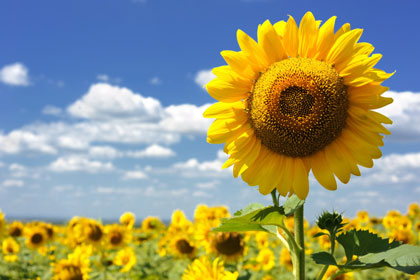
#> input picture 1207機器/flower.jpg, 420 x 280 px
$ python '07遮罩.py'
#> lines starting #> are read from the running program, lines starting #| are printed output that depends on the picture; after the words box and inside, x2 and y2 are one past the last pixel; in counts of white or black regions, pixels touching at a corner belong together
# -*- coding: utf-8 -*-
"""
Created on Tue Dec  7 21:08:45 2021

@author: USER
"""
import cv2
import numpy as np
img=cv2.imread('flower.jpg')
#> img is the input picture: shape (280, 420, 3); mean B, G, R 118.4, 150.1, 147.9
hsv=cv2.cvtColor(img,cv2.COLOR_BGR2HSV)
#> hsv: shape (280, 420, 3); mean H, S, V 69.2, 153.7, 188.6
#h是色相，s飽和度，v
green_mask=cv2.inRange(hsv,(36,0,0),(70,255,255))
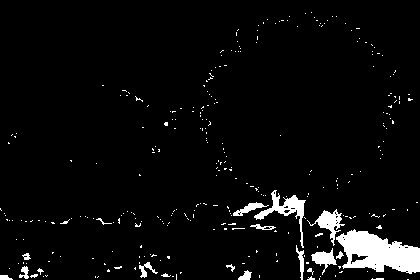
#> green_mask: shape (280, 420); 4.6% white; 304 white regions (284 under 20 px), largest, box (x1, y1, x2, y2) and area: (336, 229, 420, 274) 2323, (254, 190, 306, 248) 655, (307, 209, 345, 246) 432
yellow_mask=cv2.inRange(hsv,(26,43,0),(34,255,255))
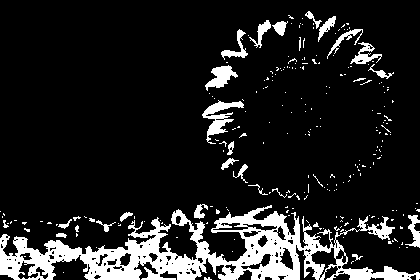
#> yellow_mask: shape (280, 420); 13.3% white; 242 white regions (215 under 20 px), largest, box (x1, y1, x2, y2) and area: (0, 205, 420, 280) 11484, (202, 100, 244, 144) 633, (205, 65, 238, 91) 405

green=np.uint8([[[255,0,0]]])

hsv_green=cv2.cvtColor(green,cv2.COLOR_BGR2HSV)
print(hsv_green)
#cv2.imshow('img',img)
#https://www.peko-step.com/tool/tfcolor.html
cv2.imshow('green',green_mask)
cv2.imshow('yellow',yellow_mask)
cv2.waitKey()#等待按任何鍵
cv2.destroyAllWindows()
